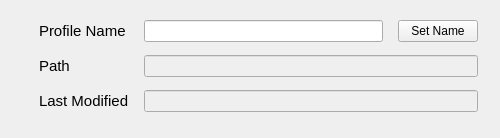
       <widget class="QWidget" name="tab_profile">
        <attribute name="title">
         <string>Your Profile</string>
        </attribute>
        <widget class="QWidget" name="gridLayoutWidget">
         <property name="geometry">
          <rect>
           <x>30</x>
           <y>10</y>
           <width>461</width>
           <height>119</height>
          </rect>
         </property>
         <layout class="QGridLayout" name="gridLayout_2" columnstretch="0,0,0" columnminimumwidth="0,0,0">
          <property name="leftMargin">
           <number>9</number>
          </property>
          <property name="topMargin">
           <number>10</number>
          </property>
          <property name="rightMargin">
           <number>13</number>
          </property>
          <property name="bottomMargin">
           <number>15</number>
          </property>
          <property name="horizontalSpacing">
           <number>15</number>
          </property>
          <property name="verticalSpacing">
           <number>13</number>
          </property>
          <item row="3" column="0">
           <widget class="QLabel" name="label_30">
            <property name="font">
             <font>
              <pointsize>11</pointsize>
             </font>
            </property>
            <property name="text">
             <string>Last Modified</string>
            </property>
           </widget>
          </item>
          <item row="1" column="0">
           <widget class="QLabel" name="label_15">
            <property name="font">
             <font>
              <pointsize>11</pointsize>
             </font>
            </property>
            <property name="text">
             <string>Path</string>
            </property>
           </widget>
          </item>
          <item row="0" column="0">
           <widget class="QLabel" name="label_31">
            <property name="font">
             <font>
              <pointsize>11</pointsize>
             </font>
            </property>
            <property name="text">
             <string>Profile Name</string>
            </property>
           </widget>
          </item>
          <item row="0" column="1">
           <widget class="QLineEdit" name="lineEdit_profilename"/>
          </item>
          <item row="0" column="2">
           <widget class="QPushButton" name="button_setprofilename">
            <property name="text">
             <string>Set Name</string>
            </property>
           </widget>
          </item>
          <item row="1" column="1" colspan="2">
           <widget class="QLineEdit" name="lineEdit_3">
            <property name="enabled">
             <bool>false</bool>
            </property>
           </widget>
          </item>
          <item row="3" column="1" colspan="2">
           <widget class="QLineEdit" name="lineEdit_2">
            <property name="enabled">
             <bool>false</bool>
            </property>
           </widget>
          </item>
         </layout>
        </widget>
       </widget>
